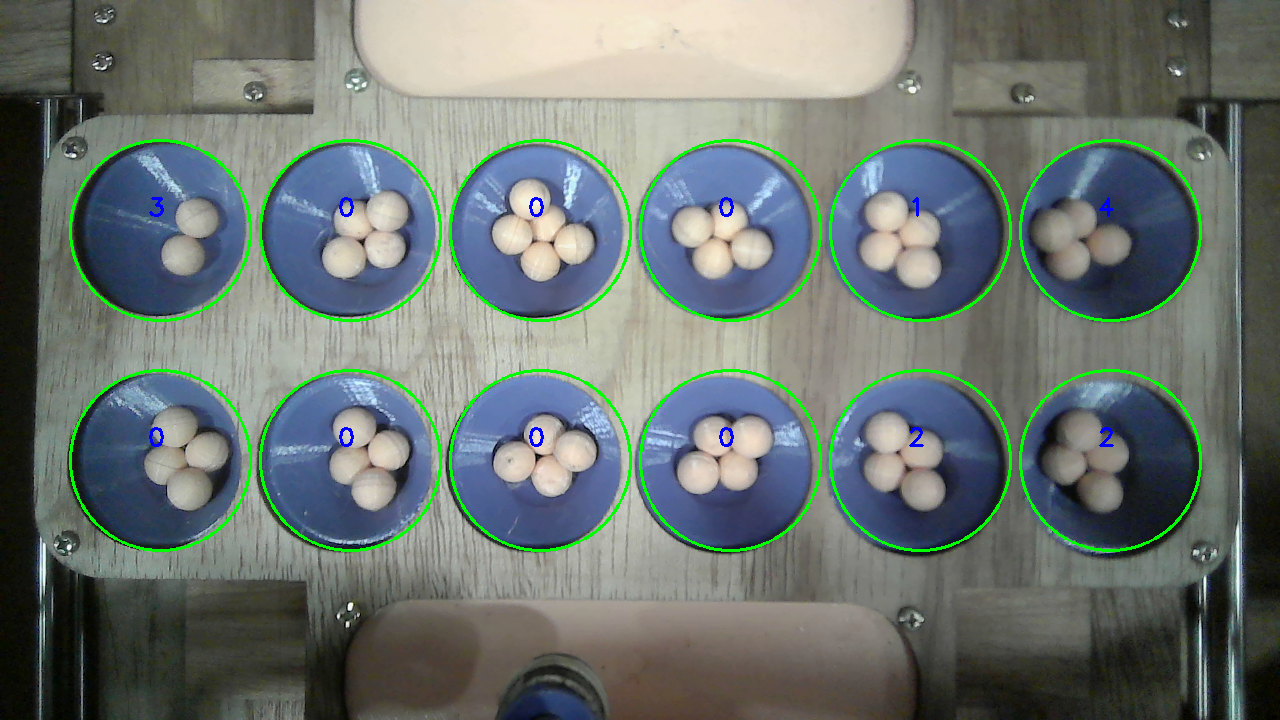
#> input picture backend/test/debug_board.png, 1280 x 720 px, given in place of the camera
$ python hsv_finder.py
#> lines starting #> are read from the running program, lines starting #| are printed output that depends on the picture; after the words box and inside, x2 and y2 are one past the last pixel; in counts of white or black regions, pixels touching at a corner belong together
import cv2
import numpy as np

cap = cv2.VideoCapture(0)

cv2.namedWindow("Trackbars")

def nothing(x):
    pass

# Lower
cv2.createTrackbar("LH", "Trackbars", 0, 179, nothing)
#> slider 'LH' is set to 35
cv2.createTrackbar("LS", "Trackbars", 0, 255, nothing)
#> slider 'LS' is set to 51
cv2.createTrackbar("LV", "Trackbars", 0, 255, nothing)
#> slider 'LV' is set to 51

# Upper
cv2.createTrackbar("UH", "Trackbars", 179, 179, nothing)
cv2.createTrackbar("US", "Trackbars", 255, 255, nothing)
cv2.createTrackbar("UV", "Trackbars", 255, 255, nothing)

while True:

    ret, frame = cap.read()
#> frame is the input picture: shape (720, 1280, 3); mean B, G, R 113.1, 117.1, 107.9

    if not ret:
        break

    hsv = cv2.cvtColor(frame, cv2.COLOR_BGR2HSV)
#> hsv: shape (720, 1280, 3); mean H, S, V 54.4, 56, 128.1

    lh = cv2.getTrackbarPos("LH", "Trackbars")
    ls = cv2.getTrackbarPos("LS", "Trackbars")
    lv = cv2.getTrackbarPos("LV", "Trackbars")

    uh = cv2.getTrackbarPos("UH", "Trackbars")
    us = cv2.getTrackbarPos("US", "Trackbars")
    uv = cv2.getTrackbarPos("UV", "Trackbars")

    lower = np.array([lh, ls, lv])
    upper = np.array([uh, us, uv])

    mask = cv2.inRange(hsv, lower, upper)
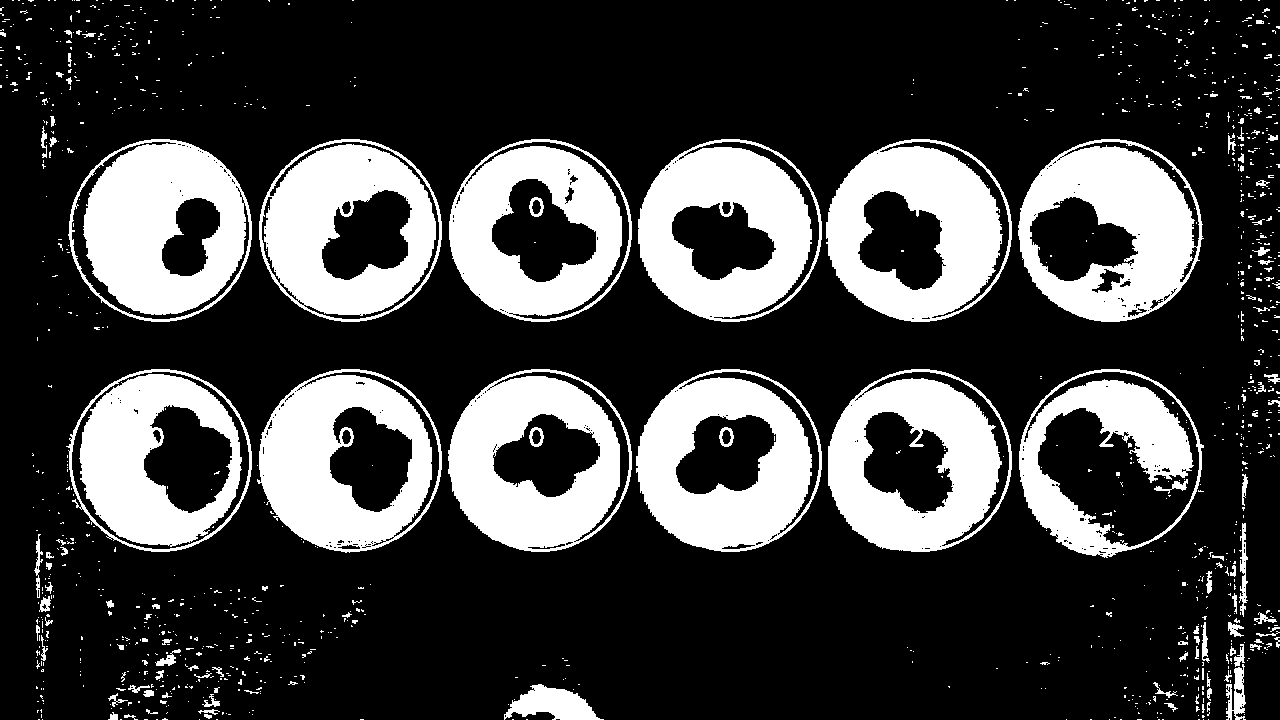
#> mask: shape (720, 1280); 25.4% white; 1175 white regions (1051 under 20 px), largest, box (x1, y1, x2, y2) and area: (68, 139, 252, 322) 20695, (636, 369, 822, 552) 19244, (638, 139, 822, 322) 19224

    result = cv2.bitwise_and(frame, frame, mask=mask)
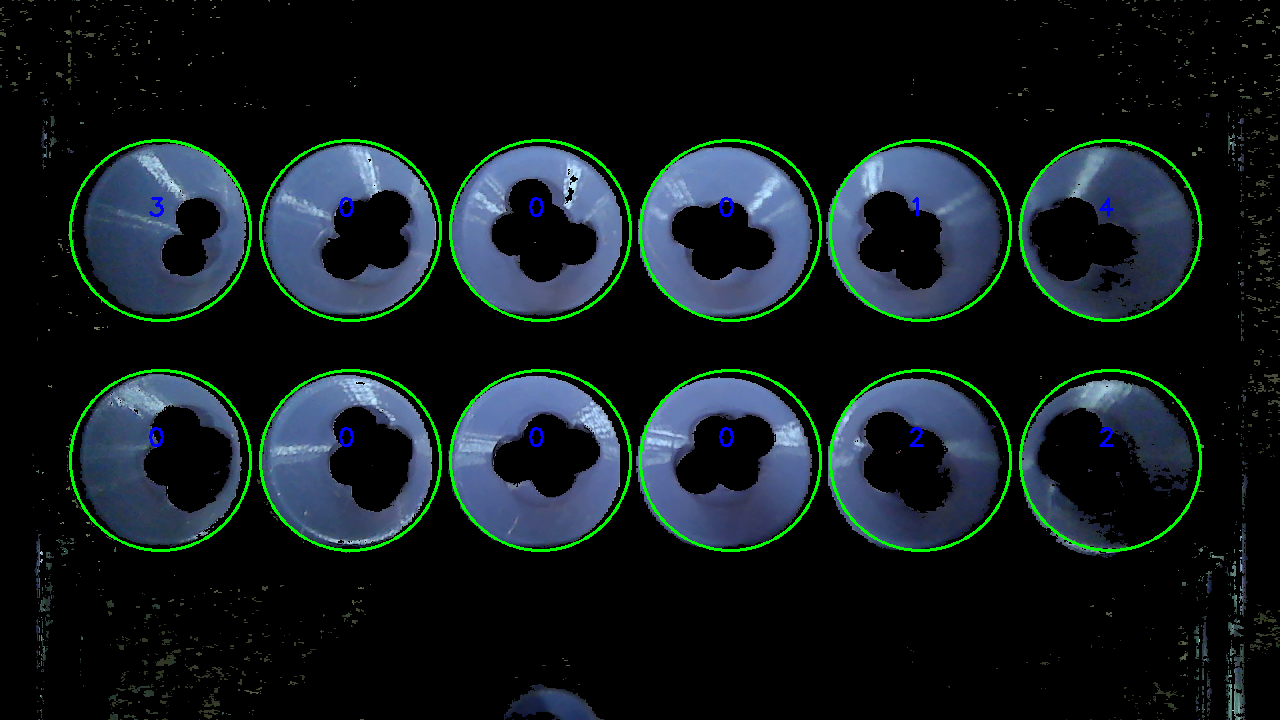
#> result: shape (720, 1280, 3); mean B, G, R 30.1, 27.1, 17.5

    cv2.imshow("Original", frame)
    cv2.imshow("Mask", mask)
    cv2.imshow("Result", result)

    key = cv2.waitKey(1)
#> (key Esc is pressed here)

    if key == 27:
        break

print("\nUse these values:")
print(f"Lower = np.array([{lh}, {ls}, {lv}])")
print(f"Upper = np.array([{uh}, {us}, {uv}])")

cap.release()
cv2.destroyAllWindows()


# import cv2
# import numpy as np

# # -----------------------------
# # Mouse callback
# # -----------------------------
# def mouse_callback(event, x, y, flags, param):

#     global frame

#     if event == cv2.EVENT_LBUTTONDOWN:

#         bgr = frame[y, x]

#         hsv = cv2.cvtColor(
#             np.uint8([[bgr]]),
#             cv2.COLOR_BGR2HSV
#         )[0][0]

#         print(f"\nPixel ({x}, {y})")
#         print(f"BGR : {bgr}")
#         print(f"HSV : {hsv}")

# # -----------------------------
# # Camera
# # -----------------------------
# cap = cv2.VideoCapture(0)

# cv2.namedWindow("HSV Picker")
# cv2.setMouseCallback("HSV Picker", mouse_callback)

# while True:

#     ret, frame = cap.read()

#     if not ret:
#         break

#     cv2.putText(
#         frame,
#         "Click on a game piece",
#         (10, 30),
#         cv2.FONT_HERSHEY_SIMPLEX,
#         0.8,
#         (0, 255, 0),
#         2
#     )

#     cv2.imshow("HSV Picker", frame)

#     key = cv2.waitKey(1)

#     if key == 27:   # ESC
#         break

# cap.release()
# cv2.destroyAllWindows()
